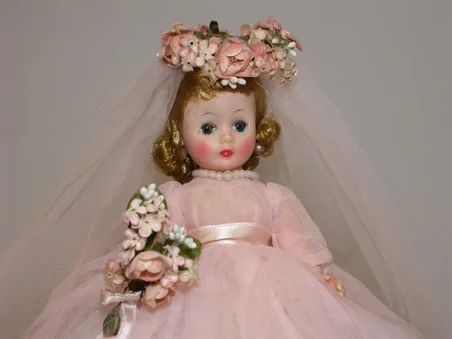
#> input picture src/img/10-inch-madame-alexander-dolls/dscn6952-f6d962.webp, 452 x 339 px
$ python -i extract_iweb.py   (imports and definitions only)
#> lines starting #> are read from the running program, lines starting #| are printed output that depends on the picture
#!/usr/bin/env python3
"""One-time migration: turn the iWeb 3 export into Eleventy content files.

Reads the original export (SRC), writes:
  src/pages/*.html      one content file per old page (front matter + body)
  src/img/**.webp       resized, re-encoded, de-duplicated images
  src/css/text.css      shared text classes (deduped from 530 per-page CSS files)
  src/_data/legacy.json old URL -> new URL map (used for _redirects / sitemap / feed)
  migration-report.json  what was dropped / restored
"""
import os, re, sys, json, hashlib, html, urllib.parse, collections
from bs4 import BeautifulSoup, NavigableString, Tag
from PIL import Image, ImageStat

SRC = sys.argv[1] if len(sys.argv) > 1 else '/workspace/site-rebuild/annrast-src'
OUT = sys.argv[2] if len(sys.argv) > 2 else '/workspace/site-rebuild/annrast-11ty'
SITE = 'Ann_Rast_Dolls_&_Collectibles'
SD = os.path.join(SRC, SITE)
DESIGN_W = 949
NAV_TARGETS = {'DOLLS_FOR_SALE.html', 'How_to_Buy.html', 'Contact.html', 'About_Me.html', 'AnnRast.com.html'}

report = collections.defaultdict(list)

# ---------------------------------------------------------------- helpers
# [7 lines left out: function parse_style, not called in this run]

def px(v, default=0.0):
    m = re.match(r'(-?[\d.]+)', v or '')
    return float(m.group(1)) if m else default

# [5 lines left out: function slugify, not called in this run]

def norm_text(s):
    return re.sub(r'\s+', ' ', s or '').strip()

# ---------------------------------------------------------------- CSS → shared classes
CSS_RULE = re.compile(r'([^{}]+)\{([^{}]*)\}')
KEEP_P = ['color', 'font-family', 'font-size', 'font-style', 'font-weight', 'text-align',
          'text-decoration', 'letter-spacing', 'text-transform', 'padding-top', 'padding-bottom',
          'margin-top', 'margin-bottom', 'text-indent']
KEEP_SPAN = ['color', 'font-family', 'font-size', 'font-style', 'font-weight', 'text-decoration',
             'letter-spacing', 'text-transform', 'vertical-align', 'background-color']
DEFAULTS = {'letter-spacing': '0', 'text-transform': 'none', 'text-indent': '0px', 'padding-top': '0px',
            'padding-bottom': '0px', 'margin-top': '0px', 'margin-bottom': '0px', 'font-weight': '400',
            'font-style': 'normal', 'text-decoration': 'none', 'vertical-align': 'baseline'}
global_classes = {}   # canonical decl string -> class name

# [41 lines left out: functions load_page_css, font_size_css, make_class, not called in this run]

# ---------------------------------------------------------------- images
img_cache = {}  # (hash, crop, width) -> url
img_bytes_in = 0
# [48 lines left out: functions process_image, is_blank, not called in this run]

def panel_style(path):
    """If an image is a flat framed panel (iWeb shape), return its fill colour."""
    im = Image.open(path).convert('RGBA')
    w, h = im.size
#> w = 452; h = 339
    if w < 120 or h < 120:
        return None
    inner = im.crop((w // 8, h // 8, w - w // 8, h - h // 8))
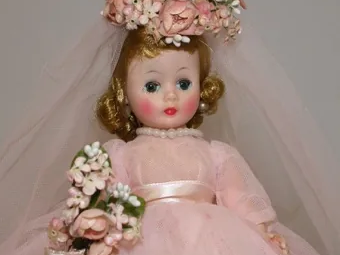
#> inner: PIL image 340x255 RGBA; mean R, G, B, A 160.4, 137.4, 127.2, 255
    st = ImageStat.Stat(inner.convert('RGB'))
    if max(st.stddev) < 4 and inner.getchannel('A').getextrema()[0] > 200:
        r, g, b = [round(x) for x in st.mean]
        edge = im.getpixel((min(12, w // 2), h // 2))
        return {'bg': f'rgb({r},{g},{b})', 'border': f'rgb({edge[0]},{edge[1]},{edge[2]})'}
    return None

# ---------------------------------------------------------------- page list & slugs
# [1 line that did not run here, left out]
# [1 line not run here, left out]

def is_punct(name):
    return not re.search(r'[A-Za-z0-9]', name[:-5].replace('_1', ''))

FIXED = {'AnnRast.com.html': '', 'DOLLS_FOR_SALE.html': 'dolls-for-sale'}

# [13 lines left out: function first_real_text, not called in this run]

slugs, used = {}, set()
# live (published) pages claim slugs before the restored hidden ones
# [14 lines not run here, left out]

def url_for(f):
    return '/' if slugs[f] == '' else f'/{slugs[f]}/'

# [8 lines left out: function page_title, not called in this run]

# [1 line that did not run here, left out]

# [25 lines left out: function resolve_href, not called in this run]

# ---------------------------------------------------------------- item extraction
class Item:
    def __init__(self, kind, x, y, w, h, **kw):
        self.kind, self.x, self.y, self.w, self.h = kind, x, y, w, h
        self.__dict__.update(kw)
    @property
    def r(self): return self.x + self.w
    @property
    def b(self): return self.y + self.h

# [204 lines left out: functions text_html, inline_html, map_links, extract_page, not called in this run]

# ---------------------------------------------------------------- post-processing per page
def overlap(a0, a1, b0, b1):
    return max(0, min(a1, b1) - max(a0, b0))

# [36 lines left out: function postprocess, not called in this run]

# ---------------------------------------------------------------- layout (XY-cut)
TOL = 6
# [11 lines left out: function groups_by, not called in this run]

def bbox(items):
    return (min(i.x for i in items), min(i.y for i in items), max(i.r for i in items), max(i.b for i in items))

# [129 lines left out: functions place_style, page_canvas, render_items, render_item, describe, not called in this run]

pages_dir = os.path.join(OUT, 'src', 'pages')
# [1 line not run here, left out]
legacy = []
first_img = {}
dump = {}
# [47 lines not run here, left out]

# shared text classes
css = ['/* Generated from the 530 iWeb per-page stylesheets: identical text styles merged into shared classes. */']
# [7 lines not run here, left out]
# [2 lines that did not run here, left out]
# [2 lines not run here, left out]

>>> result = panel_style('../src/img/10-inch-madame-alexander-dolls/dscn6952-f6d962.webp')
